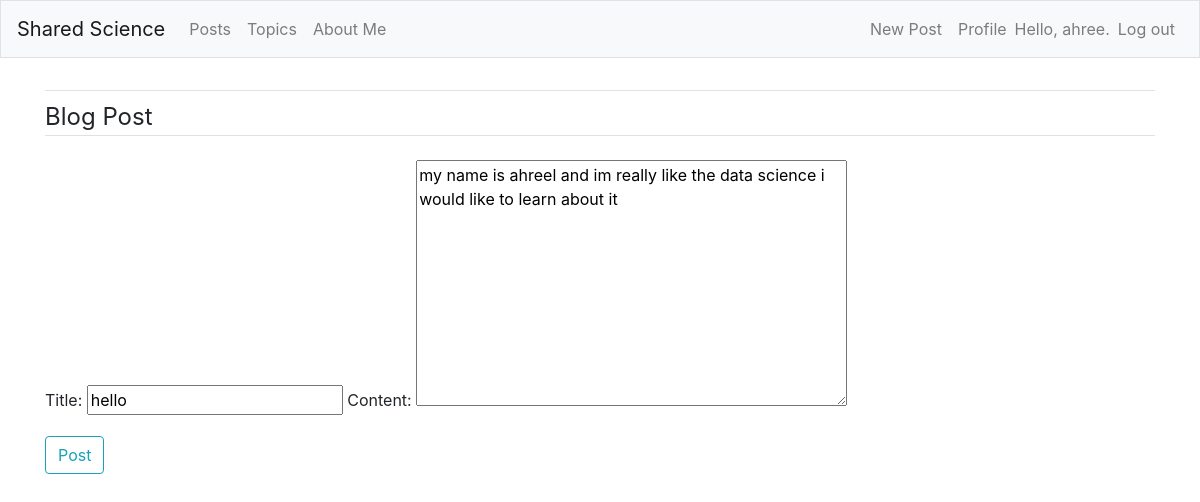
Screenshot of /post/10/update/ (signed in) with the database file from the repository.
### Entregas/models.py (models this page shows, shortened)
class Post(models.Model):
    title = models.CharField(max_length=100)
    content = models.TextField()
    date_posted = models.DateTimeField(default=timezone.now)
    author = models.ForeignKey(User, on_delete=models.CASCADE)

### Entregas/views.py (the view, shortened to what this page needs)
# urls.py: path('post/<int:pk>/update/', PostUpdateView.as_view(), name='post-update'),
class PostUpdateView(LoginRequiredMixin, UserPassesTestMixin, UpdateView):
    model = Post
    fields = ['title', 'content']
    def test_func(self):
        post = self.get_object()
        if self.request.user == post.author:
            return True
        return False

### Entregas/templates/entregas/post_form.html (shortened to what this page needs)
{% extends "entregas/base.html" %}
{% block content %}
    <div class="content-section">
        <form method="POST">
            <fieldset class="form-group">
                <legend class="border-bottom mb-4">Blog Post</legend>
                {{ form }}
            </fieldset>
            <div class="form-group">
                <button class="btn btn-outline-info" type="submit">Post</button>
            </div>
        </form>
    </div>
{% endblock content %}

### Entregas/templates/entregas/base.html (shortened to what this page needs)
{% load bootstrap4 %}
<!doctype html>
<html lang="en">
<head>
    {% bootstrap_css %}
</head>
<body>
    <nav class="navbar navbar-expand-md navbar-light bg-light mb-4 border">
        <a class="navbar-brand" href="{% url 'Entregas:index'%}">
            Shared Science
        </a>
        <div class="collapse navbar-collapse" id="navbarCollapse">
            <ul class="navbar-nav mr-auto">
                <li class="nav-item">
                    <a class="nav-link" href="{% url 'Entregas:blog-home'%}">
                        Posts
                    </a>
                </li>
                <li class="nav-item">
                    <a class="nav-link" href="{% url 'Entregas:topics'%}">
                        Topics
                    </a>
                </li>
                <li class="nav-item">
                    <a class="nav-link" href="{% url 'Entregas:about_me' %}">
                        About Me
                    </a>
                </li>
            </ul>
            <ul class="navbar-nav ml-auto">
                {% if user.is_authenticated %}
                <a class="nav-item nav-link" href="{% url 'Entregas:post-create' %}">New Post</a>
                <li class="nav-item">
                    <a class="nav-link" href="{% url 'users:profile' %}">Profile</a>
                </li>
                    <li class="nav-item">
                        <span class="navbar-text">Hello, {{ user.username }}.</span>
                    </li>
                    <li class="nav-item">
                        <a class="nav-link" href="{% url 'users:logout' %}">Log out</a>
                    </li>
                {% endif %}
            </ul>
        </div>
    </nav>
    <main role="main" class="container">
        <div class="pb-2 mb-2 border-bottom">
        </div>
        <div>
            {% block content %}
            {% endblock content %}
        </div>
    </main>
</body>
</html>

### rows the page displays
Post: title "hello", content "my name is ahreel and im really like the data science i would like to learn about it"

### other values shown
{{ user.username }} "ahree"
